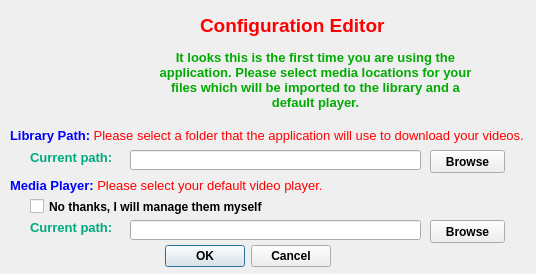
<?xml version="1.0" encoding="UTF-8"?>
<ui version="4.0">
 <class>Dialog</class>
 <widget class="QDialog" name="Dialog">
  <property name="geometry">
   <rect>
    <x>0</x>
    <y>0</y>
    <width>536</width>
    <height>274</height>
   </rect>
  </property>
  <property name="windowTitle">
   <string>Dialog</string>
  </property>
  <property name="windowIcon">
   <iconset>
    <normaloff>:/newPrefix/icon.gif</normaloff>:/newPrefix/icon.gif</iconset>
  </property>
  <widget class="QDialogButtonBox" name="buttonBox">
   <property name="geometry">
    <rect>
     <x>160</x>
     <y>240</y>
     <width>171</width>
     <height>32</height>
    </rect>
   </property>
   <property name="font">
    <font>
     <weight>75</weight>
     <bold>true</bold>
    </font>
   </property>
   <property name="orientation">
    <enum>Qt::Horizontal</enum>
   </property>
   <property name="standardButtons">
    <set>QDialogButtonBox::Cancel|QDialogButtonBox::Ok</set>
   </property>
  </widget>
  <widget class="QLabel" name="imageLabel">
   <property name="geometry">
    <rect>
     <x>10</x>
     <y>10</y>
     <width>141</width>
     <height>121</height>
    </rect>
   </property>
   <property name="frameShape">
    <enum>QFrame::NoFrame</enum>
   </property>
   <property name="frameShadow">
    <enum>QFrame::Raised</enum>
   </property>
   <property name="text">
    <string/>
   </property>
   <property name="pixmap">
    <pixmap resource="SettingsResources.qrc">:/ResourceImages/configuration-settings-icon.png</pixmap>
   </property>
  </widget>
  <widget class="QLabel" name="label_2">
   <property name="geometry">
    <rect>
     <x>150</x>
     <y>40</y>
     <width>331</width>
     <height>81</height>
    </rect>
   </property>
   <property name="font">
    <font>
     <pointsize>10</pointsize>
     <weight>75</weight>
     <bold>true</bold>
    </font>
   </property>
   <property name="autoFillBackground">
    <bool>false</bool>
   </property>
   <property name="text">
    <string>&lt;!DOCTYPE HTML PUBLIC &quot;-//W3C//DTD HTML 4.0//EN&quot; &quot;http://www.w3.org/TR/REC-html40/strict.dtd&quot;&gt;
&lt;html&gt;&lt;head&gt;&lt;meta name=&quot;qrichtext&quot; content=&quot;1&quot; /&gt;&lt;style type=&quot;text/css&quot;&gt;
p, li { white-space: pre-wrap; }
&lt;/style&gt;&lt;/head&gt;&lt;body style=&quot; font-family:'MS Shell Dlg 2'; font-size:10pt; font-weight:600; font-style:normal;&quot;&gt;
&lt;p style=&quot; margin-top:0px; margin-bottom:0px; margin-left:0px; margin-right:0px; -qt-block-indent:0; text-indent:0px;&quot;&gt;&lt;span style=&quot; color:#00aa00;&quot;&gt;It looks this is the first time you are using the application. Please select media locations for your files which will be imported to the library and a default player.&lt;/span&gt;&lt;/p&gt;&lt;/body&gt;&lt;/html&gt;</string>
   </property>
   <property name="alignment">
    <set>Qt::AlignCenter</set>
   </property>
   <property name="wordWrap">
    <bool>true</bool>
   </property>
  </widget>
  <widget class="QLabel" name="label">
   <property name="geometry">
    <rect>
     <x>10</x>
     <y>120</y>
     <width>521</width>
     <height>31</height>
    </rect>
   </property>
   <property name="text">
    <string>&lt;!DOCTYPE HTML PUBLIC &quot;-//W3C//DTD HTML 4.0//EN&quot; &quot;http://www.w3.org/TR/REC-html40/strict.dtd&quot;&gt;
&lt;html&gt;&lt;head&gt;&lt;meta name=&quot;qrichtext&quot; content=&quot;1&quot; /&gt;&lt;style type=&quot;text/css&quot;&gt;
p, li { white-space: pre-wrap; }
&lt;/style&gt;&lt;/head&gt;&lt;body style=&quot; font-family:'MS Shell Dlg 2'; font-size:8.25pt; font-weight:400; font-style:normal;&quot;&gt;
&lt;p style=&quot; margin-top:0px; margin-bottom:0px; margin-left:0px; margin-right:0px; -qt-block-indent:0; text-indent:0px;&quot;&gt;&lt;span style=&quot; font-size:10pt; font-weight:600; color:#0000ff;&quot;&gt;Library Path: &lt;/span&gt;&lt;span style=&quot; font-size:10pt; color:#ff0000;&quot;&gt;Please select a folder that the application will use to download your videos.&lt;/span&gt;&lt;/p&gt;&lt;/body&gt;&lt;/html&gt;</string>
   </property>
  </widget>
  <widget class="QLabel" name="label_3">
   <property name="geometry">
    <rect>
     <x>30</x>
     <y>150</y>
     <width>91</width>
     <height>16</height>
    </rect>
   </property>
   <property name="text">
    <string>&lt;!DOCTYPE HTML PUBLIC &quot;-//W3C//DTD HTML 4.0//EN&quot; &quot;http://www.w3.org/TR/REC-html40/strict.dtd&quot;&gt;
&lt;html&gt;&lt;head&gt;&lt;meta name=&quot;qrichtext&quot; content=&quot;1&quot; /&gt;&lt;style type=&quot;text/css&quot;&gt;
p, li { white-space: pre-wrap; }
&lt;/style&gt;&lt;/head&gt;&lt;body style=&quot; font-family:'MS Shell Dlg 2'; font-size:8.25pt; font-weight:400; font-style:normal;&quot;&gt;
&lt;p style=&quot; margin-top:0px; margin-bottom:0px; margin-left:0px; margin-right:0px; -qt-block-indent:0; text-indent:0px;&quot;&gt;&lt;span style=&quot; font-size:10pt; font-weight:600; color:#00aa7f;&quot;&gt;Current path:&lt;/span&gt;&lt;/p&gt;&lt;/body&gt;&lt;/html&gt;</string>
   </property>
  </widget>
  <widget class="QLineEdit" name="lineEdit">
   <property name="geometry">
    <rect>
     <x>130</x>
     <y>150</y>
     <width>291</width>
     <height>20</height>
    </rect>
   </property>
  </widget>
  <widget class="QPushButton" name="pushButton">
   <property name="geometry">
    <rect>
     <x>430</x>
     <y>150</y>
     <width>75</width>
     <height>23</height>
    </rect>
   </property>
   <property name="font">
    <font>
     <weight>75</weight>
     <bold>true</bold>
    </font>
   </property>
   <property name="text">
    <string>Browse</string>
   </property>
   <property name="icon">
    <iconset resource="SettingsResources.qrc">
     <normaloff>:/ResourceImages/Browse 1 Icon.jpg</normaloff>
     <normalon>:/ResourceImages/Browse 1 Icon.jpg</normalon>
     <disabledoff>:/ResourceImages/Browse 1 Icon.jpg</disabledoff>
     <disabledon>:/ResourceImages/Browse 1 Icon.jpg</disabledon>:/ResourceImages/Browse 1 Icon.jpg</iconset>
   </property>
   <property name="default">
    <bool>false</bool>
   </property>
   <property name="flat">
    <bool>false</bool>
   </property>
  </widget>
  <widget class="QLabel" name="label_4">
   <property name="geometry">
    <rect>
     <x>10</x>
     <y>170</y>
     <width>351</width>
     <height>31</height>
    </rect>
   </property>
   <property name="text">
    <string>&lt;!DOCTYPE HTML PUBLIC &quot;-//W3C//DTD HTML 4.0//EN&quot; &quot;http://www.w3.org/TR/REC-html40/strict.dtd&quot;&gt;
&lt;html&gt;&lt;head&gt;&lt;meta name=&quot;qrichtext&quot; content=&quot;1&quot; /&gt;&lt;style type=&quot;text/css&quot;&gt;
p, li { white-space: pre-wrap; }
&lt;/style&gt;&lt;/head&gt;&lt;body style=&quot; font-family:'MS Shell Dlg 2'; font-size:8.25pt; font-weight:400; font-style:normal;&quot;&gt;
&lt;p style=&quot; margin-top:0px; margin-bottom:0px; margin-left:0px; margin-right:0px; -qt-block-indent:0; text-indent:0px;&quot;&gt;&lt;span style=&quot; font-size:10pt; font-weight:600; color:#0000ff;&quot;&gt;Media Player: &lt;/span&gt;&lt;span style=&quot; font-size:10pt; color:#ff0000;&quot;&gt;Please select your default video player.&lt;/span&gt;&lt;/p&gt;&lt;/body&gt;&lt;/html&gt;</string>
   </property>
  </widget>
  <widget class="QLabel" name="label_5">
   <property name="geometry">
    <rect>
     <x>30</x>
     <y>220</y>
     <width>91</width>
     <height>16</height>
    </rect>
   </property>
   <property name="text">
    <string>&lt;!DOCTYPE HTML PUBLIC &quot;-//W3C//DTD HTML 4.0//EN&quot; &quot;http://www.w3.org/TR/REC-html40/strict.dtd&quot;&gt;
&lt;html&gt;&lt;head&gt;&lt;meta name=&quot;qrichtext&quot; content=&quot;1&quot; /&gt;&lt;style type=&quot;text/css&quot;&gt;
p, li { white-space: pre-wrap; }
&lt;/style&gt;&lt;/head&gt;&lt;body style=&quot; font-family:'MS Shell Dlg 2'; font-size:8.25pt; font-weight:400; font-style:normal;&quot;&gt;
&lt;p style=&quot; margin-top:0px; margin-bottom:0px; margin-left:0px; margin-right:0px; -qt-block-indent:0; text-indent:0px;&quot;&gt;&lt;span style=&quot; font-size:10pt; font-weight:600; color:#00aa7f;&quot;&gt;Current path:&lt;/span&gt;&lt;/p&gt;&lt;/body&gt;&lt;/html&gt;</string>
   </property>
  </widget>
  <widget class="QLineEdit" name="lineEdit_2">
   <property name="geometry">
    <rect>
     <x>130</x>
     <y>220</y>
     <width>291</width>
     <height>20</height>
    </rect>
   </property>
  </widget>
  <widget class="QPushButton" name="pushButton_2">
   <property name="geometry">
    <rect>
     <x>430</x>
     <y>220</y>
     <width>75</width>
     <height>23</height>
    </rect>
   </property>
   <property name="font">
    <font>
     <weight>75</weight>
     <bold>true</bold>
    </font>
   </property>
   <property name="text">
    <string>Browse</string>
   </property>
   <property name="icon">
    <iconset resource="SettingsResources.qrc">
     <normaloff>:/ResourceImages/Browse 1 Icon.jpg</normaloff>
     <normalon>:/ResourceImages/Browse 1 Icon.jpg</normalon>
     <disabledoff>:/ResourceImages/Browse 1 Icon.jpg</disabledoff>
     <disabledon>:/ResourceImages/Browse 1 Icon.jpg</disabledon>:/ResourceImages/Browse 1 Icon.jpg</iconset>
   </property>
  </widget>
  <widget class="QLabel" name="label_6">
   <property name="geometry">
    <rect>
     <x>200</x>
     <y>10</y>
     <width>211</width>
     <height>31</height>
    </rect>
   </property>
   <property name="text">
    <string>&lt;!DOCTYPE HTML PUBLIC &quot;-//W3C//DTD HTML 4.0//EN&quot; &quot;http://www.w3.org/TR/REC-html40/strict.dtd&quot;&gt;
&lt;html&gt;&lt;head&gt;&lt;meta name=&quot;qrichtext&quot; content=&quot;1&quot; /&gt;&lt;style type=&quot;text/css&quot;&gt;
p, li { white-space: pre-wrap; }
&lt;/style&gt;&lt;/head&gt;&lt;body style=&quot; font-family:'MS Shell Dlg 2'; font-size:8.25pt; font-weight:400; font-style:normal;&quot;&gt;
&lt;p style=&quot; margin-top:0px; margin-bottom:0px; margin-left:0px; margin-right:0px; -qt-block-indent:0; text-indent:0px;&quot;&gt;&lt;span style=&quot; font-size:14pt; font-weight:600; color:#ff0000;&quot;&gt;Configuration Editor&lt;/span&gt;&lt;/p&gt;&lt;/body&gt;&lt;/html&gt;</string>
   </property>
  </widget>
  <widget class="QCheckBox" name="checkBox">
   <property name="geometry">
    <rect>
     <x>30</x>
     <y>196</y>
     <width>441</width>
     <height>21</height>
    </rect>
   </property>
   <property name="font">
    <font>
     <weight>75</weight>
     <bold>true</bold>
    </font>
   </property>
   <property name="text">
    <string>No thanks, I will manage them myself</string>
   </property>
   <property name="tristate">
    <bool>false</bool>
   </property>
  </widget>
 </widget>
 <resources>
  <include location="SettingsResources.qrc"/>
 </resources>
 <connections>
  <connection>
   <sender>buttonBox</sender>
   <signal>accepted()</signal>
   <receiver>Dialog</receiver>
   <slot>accept()</slot>
   <hints>
    <hint type="sourcelabel">
     <x>248</x>
     <y>254</y>
    </hint>
    <hint type="destinationlabel">
     <x>157</x>
     <y>274</y>
    </hint>
   </hints>
  </connection>
  <connection>
   <sender>buttonBox</sender>
   <signal>rejected()</signal>
   <receiver>Dialog</receiver>
   <slot>reject()</slot>
   <hints>
    <hint type="sourcelabel">
     <x>316</x>
     <y>260</y>
    </hint>
    <hint type="destinationlabel">
     <x>286</x>
     <y>274</y>
    </hint>
   </hints>
  </connection>
 </connections>
</ui>
